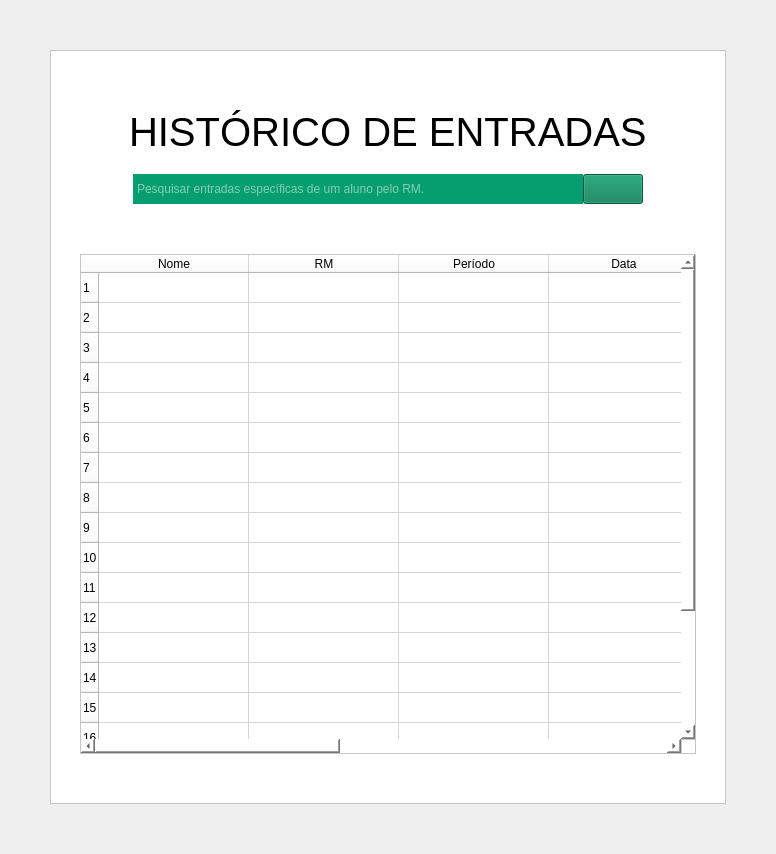
         <widget class="QWidget" name="pg_Entradas">
          <layout class="QGridLayout" name="gridLayout_3">
           <property name="leftMargin">
            <number>50</number>
           </property>
           <property name="topMargin">
            <number>50</number>
           </property>
           <property name="rightMargin">
            <number>50</number>
           </property>
           <property name="bottomMargin">
            <number>50</number>
           </property>
           <property name="spacing">
            <number>0</number>
           </property>
           <item row="0" column="0">
            <widget class="QFrame" name="frame_2">
             <property name="styleSheet">
              <string notr="true">background-color: rgb(255, 255, 255);</string>
             </property>
             <property name="frameShape">
              <enum>QFrame::StyledPanel</enum>
             </property>
             <property name="frameShadow">
              <enum>QFrame::Raised</enum>
             </property>
             <layout class="QGridLayout" name="gridLayout_5">
              <item row="0" column="0">
               <layout class="QVBoxLayout" name="verticalLayout_5">
                <property name="spacing">
                 <number>0</number>
                </property>
                <property name="leftMargin">
                 <number>20</number>
                </property>
                <property name="rightMargin">
                 <number>20</number>
                </property>
                <item>
                 <spacer name="verticalSpacer_32">
                  <property name="orientation">
                   <enum>Qt::Vertical</enum>
                  </property>
                  <property name="sizeHint" stdset="0">
                   <size>
                    <width>20</width>
                    <height>40</height>
                   </size>
                  </property>
                 </spacer>
                </item>
                <item>
                 <widget class="QWidget" name="widget_2" native="true">
                  <layout class="QHBoxLayout" name="horizontalLayout_29">
                   <item>
                    <spacer name="horizontalSpacer_11">
                     <property name="orientation">
                      <enum>Qt::Horizontal</enum>
                     </property>
                     <property name="sizeHint" stdset="0">
                      <size>
                       <width>40</width>
                       <height>20</height>
                      </size>
                     </property>
                    </spacer>
                   </item>
                   <item>
                    <widget class="QLabel" name="label_3">
                     <property name="font">
                      <font>
                       <family>Arial</family>
                       <pointsize>30</pointsize>
                      </font>
                     </property>
                     <property name="text">
                      <string>HISTÓRICO DE ENTRADAS</string>
                     </property>
                    </widget>
                   </item>
                   <item>
                    <spacer name="horizontalSpacer_12">
                     <property name="orientation">
                      <enum>Qt::Horizontal</enum>
                     </property>
                     <property name="sizeHint" stdset="0">
                      <size>
                       <width>40</width>
                       <height>20</height>
                      </size>
                     </property>
                    </spacer>
                   </item>
                  </layout>
                 </widget>
                </item>
                <item>
                 <layout class="QHBoxLayout" name="horizontalLayout_4">
                  <property name="spacing">
                   <number>0</number>
                  </property>
                  <property name="topMargin">
                   <number>10</number>
                  </property>
                  <property name="bottomMargin">
                   <number>10</number>
                  </property>
                  <item>
                   <spacer name="horizontalSpacer_9">
                    <property name="orientation">
                     <enum>Qt::Horizontal</enum>
                    </property>
                    <property name="sizeHint" stdset="0">
                     <size>
                      <width>40</width>
                      <height>20</height>
                     </size>
                    </property>
                   </spacer>
                  </item>
                  <item>
                   <widget class="QLineEdit" name="etyPesquisar_PgEntradas">
                    <property name="minimumSize">
                     <size>
                      <width>450</width>
                      <height>0</height>
                     </size>
                    </property>
                    <property name="maximumSize">
                     <size>
                      <width>16777215</width>
                      <height>30</height>
                     </size>
                    </property>
                    <property name="styleSheet">
                     <string notr="true">QLineEdit{
	background-color:#069E6E;
	border: 2px solid #069E6E;
	color: #ffffff;
}

</string>
                    </property>
                    <property name="placeholderText">
                     <string>Pesquisar entradas específicas de um aluno pelo RM.</string>
                    </property>
                   </widget>
                  </item>
                  <item>
                   <widget class="QPushButton" name="btnPesquisar_PgEntradas">
                    <property name="minimumSize">
                     <size>
                      <width>60</width>
                      <height>30</height>
                     </size>
                    </property>
                    <property name="maximumSize">
                     <size>
                      <width>606</width>
                      <height>30</height>
                     </size>
                    </property>
                    <property name="styleSheet">
                     <string notr="true">QPushButton{
	background-color:#047b55;
	color:#ffffff;
}

QPushButton:hover{
	background-color: rgb(44, 97, 70);
}

QPushButton:pressed{
	background-color: rgb(2, 45, 29);
}
</string>
                    </property>
                    <property name="text">
                     <string/>
                    </property>
                    <property name="icon">
                     <iconset resource="imagens/imagens_usadas.qrc">
                      <normaloff>:/imagens/imgPesquisar.png</normaloff>:/imagens/imgPesquisar.png</iconset>
                    </property>
                    <property name="iconSize">
                     <size>
                      <width>25</width>
                      <height>25</height>
                     </size>
                    </property>
                   </widget>
                  </item>
                  <item>
                   <spacer name="horizontalSpacer_10">
                    <property name="orientation">
                     <enum>Qt::Horizontal</enum>
                    </property>
                    <property name="sizeHint" stdset="0">
                     <size>
                      <width>40</width>
                      <height>20</height>
                     </size>
                    </property>
                   </spacer>
                  </item>
                 </layout>
                </item>
                <item>
                 <spacer name="verticalSpacer_30">
                  <property name="orientation">
                   <enum>Qt::Vertical</enum>
                  </property>
                  <property name="sizeHint" stdset="0">
                   <size>
                    <width>20</width>
                    <height>40</height>
                   </size>
                  </property>
                 </spacer>
                </item>
                <item>
                 <widget class="QTableWidget" name="tableWidget">
                  <property name="minimumSize">
                   <size>
                    <width>0</width>
                    <height>500</height>
                   </size>
                  </property>
                  <property name="maximumSize">
                   <size>
                    <width>16777215</width>
                    <height>650</height>
                   </size>
                  </property>
                  <property name="rowCount">
                   <number>20</number>
                  </property>
                  <attribute name="horizontalHeaderDefaultSectionSize">
                   <number>150</number>
                  </attribute>
                  <row/>
                  <row/>
                  <row/>
                  <row/>
                  <row/>
                  <row/>
                  <row/>
                  <row/>
                  <row/>
                  <row/>
                  <row/>
                  <row/>
                  <row/>
                  <row/>
                  <row/>
                  <row/>
                  <row/>
                  <row/>
                  <row/>
                  <row/>
                  <column>
                   <property name="text">
                    <string>Nome</string>
                   </property>
                  </column>
                  <column>
                   <property name="text">
                    <string>RM</string>
                   </property>
                  </column>
                  <column>
                   <property name="text">
                    <string>Período</string>
                   </property>
                  </column>
                  <column>
                   <property name="text">
                    <string>Data</string>
                   </property>
                  </column>
                  <column>
                   <property name="text">
                    <string>Horário</string>
                   </property>
                  </column>
                  <column>
                   <property name="text">
                    <string>Status</string>
                   </property>
                  </column>
                  <column>
                   <property name="text">
                    <string>Segurança</string>
                   </property>
                  </column>
                 </widget>
                </item>
               </layout>
              </item>
              <item row="1" column="0">
               <spacer name="verticalSpacer_34">
                <property name="orientation">
                 <enum>Qt::Vertical</enum>
                </property>
                <property name="sizeHint" stdset="0">
                 <size>
                  <width>20</width>
                  <height>40</height>
                 </size>
                </property>
               </spacer>
              </item>
             </layout>
             <zorder>verticalSpacer_34</zorder>
            </widget>
           </item>
          </layout>
         </widget>
